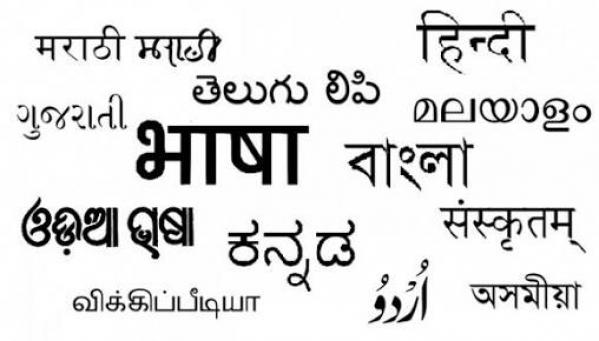
#> input picture Images/indian language 1.jpeg, 599 x 341 px; its folder holds only this picture in this run
$ python -i ImageProcessing.py   (imports and definitions only)
#> lines starting #> are read from the running program, lines starting #| are printed output that depends on the picture; after the words box and inside, x2 and y2 are one past the last pixel; in counts of white or black regions, pixels touching at a corner belong together
import os
import cv2
import numpy as np
from sklearn.model_selection import train_test_split

# Function to preprocess images
def preprocess_image(image_path, target_size=(224, 224)):
    # Read image
    image = cv2.imread(image_path)
    # Resize image
    image = cv2.resize(image, target_size)
    # Normalize pixel values
    image = image.astype("float") / 255.0
    return image

# Define paths to your dataset
dataset_dir = r"D:\CNN Project"
odia_dir = os.path.join(dataset_dir, "Odia Database")
non_odia_dir = os.path.join(dataset_dir, "Non Odia Database")

# Collect all image paths
# [1 line that did not run here, left out]
# [1 line that did not run here, left out]

# Preprocess and collect images and labels
# Preprocess and collect images and labels
images = []
labels = []

# Function to load and preprocess images with error handling


def load_and_preprocess_image(image_path, target_size=(224, 224)):
    # Read image
#> called with image_path = '../Images/indian language 1.jpeg', target_size = (224, 224)
    image = cv2.imread(image_path)
#> image is the input picture: shape (341, 599, 3); min 0, max 255, mean 222.6
    if image is None:
        print(f"Error: Unable to load image from path {image_path}")
        return None
    # Convert to grayscale
    gray_image = cv2.cvtColor(image, cv2.COLOR_BGR2GRAY)
    # Apply binary threshold to convert to black and white
    _, bw_image = cv2.threshold(gray_image, 127, 255, cv2.THRESH_BINARY)
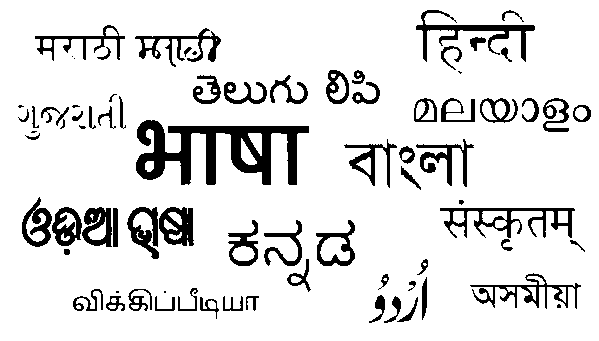
#> bw_image: shape (341, 599); 87.9% white; 79 black regions (12 under 20 px), largest, box (x1, y1, x2, y2) and area: (136, 120, 309, 185) 5059, (440, 208, 575, 238) 1394, (416, 10, 535, 62) 1313
    # Resize image
    bw_image = cv2.resize(bw_image, target_size)
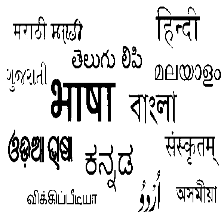
#> bw_image: shape (224, 224); min 0, max 255, mean 224.3
    # Normalize pixel values
    bw_image = bw_image.astype("float") / 255.0
    return bw_image


# Load and preprocess Odia images
# [12 lines not run here, left out]


# Convert lists to numpy arrays
images = np.array(images)
labels = np.array(labels)

# Split the dataset into training, validation, and testing sets
# [1 line that did not run here, left out]
# [1 line that did not run here, left out]

# Print the shapes of the datasets
# [6 lines not run here, left out]

>>> result = load_and_preprocess_image('../Images/indian language 1.jpeg')

$ run again, on Images/Ensemble Learning.png
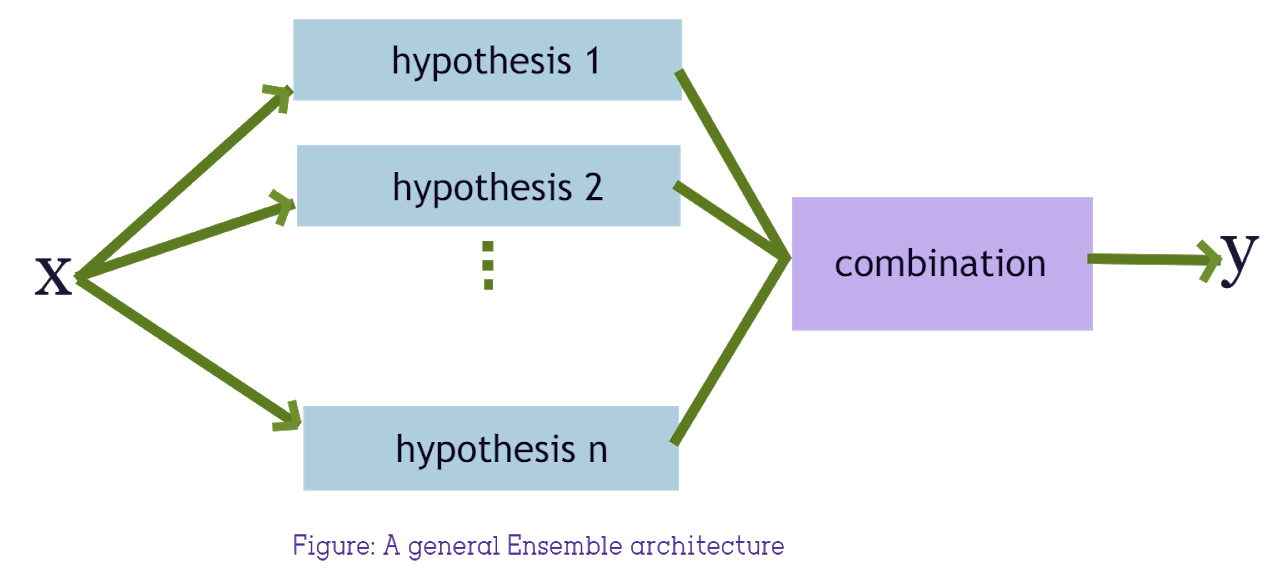
#> input picture Images/Ensemble Learning.png, 1269 x 571 px
#> in load_and_preprocess_image, image is the input picture: shape (571, 1269, 3); mean B, G, R 242.3, 238.5, 235.1
#> in load_and_preprocess_image, `_, bw_image = cv2.threshold(gray_image, 127, 255, cv2.THRESH_BINARY)`:
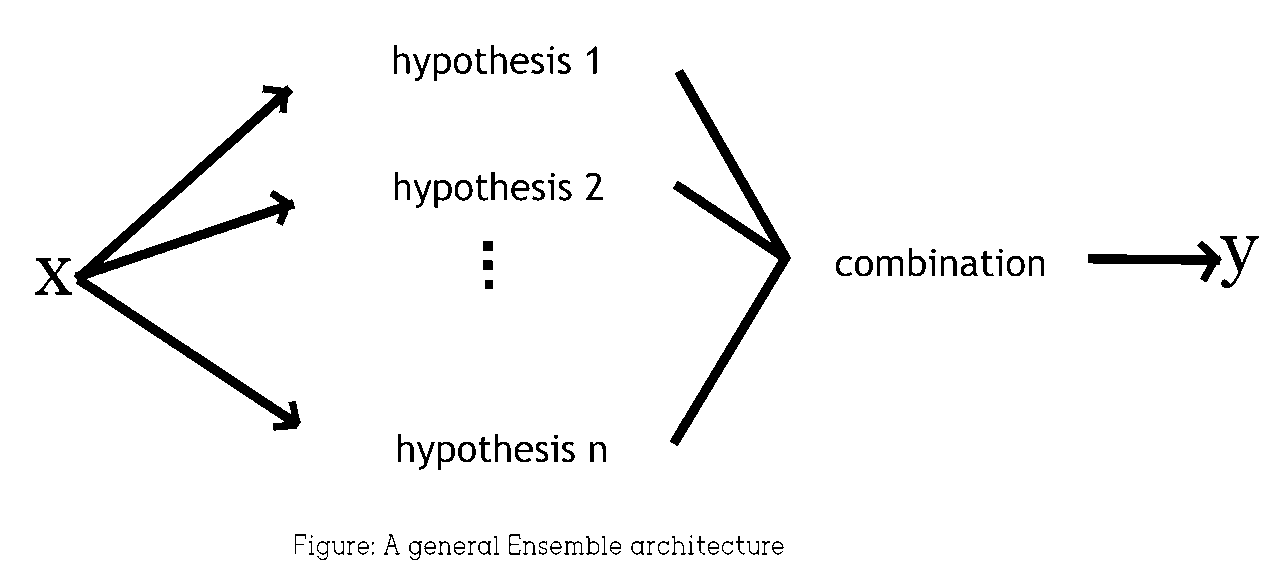
#> bw_image: shape (571, 1269); 96.6% white; 95 black regions (9 under 20 px), largest, box (x1, y1, x2, y2) and area: (74, 85, 301, 431) 8025, (670, 69, 791, 446) 5356, (1088, 241, 1222, 282) 1533
#> in load_and_preprocess_image, `bw_image = cv2.resize(bw_image, target_size)`:
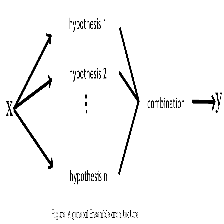
#> bw_image: shape (224, 224); min 0, max 255, mean 246.4
